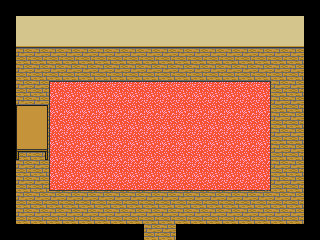

This is a level from a 2D game, rendered from its Tiled map with the project's own tilesets. A one-line summary and the complete map file follow:
An orthogonal 20x15 tile map with 16x16 px tiles, 4 tile layers (Gbox, BG, BG Deco, Tabletops), 5 tilesets and 2 objects.

<map version="1.10" tiledversion="1.11.0" orientation="orthogonal" renderorder="right-down" width="20" height="15" tilewidth="16" tileheight="16" infinite="0" nextlayerid="6" nextobjectid="4">
 <tileset firstgid="1" source="../../Placeholder/tileset/Debug.tsx" />
 <tileset firstgid="11" source="../../Tilesets/Indoor/Office.tsx" />
 <tileset firstgid="111" source="../../Tilesets/Indoor/Furniture.tsx" />
 <tileset firstgid="191" source="../../Tilesets/Indoor/PoolSide.tsx" />
 <tileset firstgid="226" source="../../Tilesets/Indoor/FancyInterior.tsx" />
 <layer id="1" name="Gbox" width="20" height="15">
  <properties>
   <property name="unity:SortingLayer" value="Background" />
  </properties>
  <data encoding="csv">
0,0,0,0,0,0,0,0,0,0,0,0,0,0,0,0,0,0,0,0,
0,5,5,5,5,5,5,5,5,5,5,5,5,5,5,5,5,5,5,0,
0,5,5,5,5,5,5,5,5,5,5,5,5,5,5,5,5,5,5,0,
0,3,3,3,3,3,3,3,3,3,3,3,3,3,3,3,3,3,3,0,
0,3,3,3,3,3,3,3,3,3,3,3,3,3,3,3,3,3,3,0,
0,3,3,3,3,3,3,3,3,3,3,3,3,3,3,3,3,3,3,0,
0,3,3,3,3,3,3,3,3,3,3,3,3,3,3,3,3,3,3,0,
0,3,3,3,3,3,3,3,3,3,3,3,3,3,3,3,3,3,3,0,
0,3,3,3,3,3,3,3,3,3,3,3,3,3,3,3,3,3,3,0,
0,3,3,3,3,3,3,3,3,3,3,3,3,3,3,3,3,3,3,0,
0,3,3,3,3,3,3,3,3,3,3,3,3,3,3,3,3,3,3,0,
0,3,3,3,3,3,3,3,3,3,3,3,3,3,3,3,3,3,3,0,
0,3,3,3,3,3,3,3,3,3,3,3,3,3,3,3,3,3,3,0,
0,3,3,3,3,3,3,3,3,3,3,3,3,3,3,3,3,3,3,0,
0,0,0,0,0,0,0,0,0,3,3,0,0,0,0,0,0,0,0,0
</data>
 </layer>
 <layer id="3" name="BG" width="20" height="15">
  <properties>
   <property name="unity:SortingLayer" value="Background" />
  </properties>
  <data encoding="csv">
0,0,0,0,0,0,0,0,0,0,0,0,0,0,0,0,0,0,0,0,
0,94,94,94,94,94,94,94,94,94,94,94,94,94,94,94,94,94,94,0,
0,104,104,104,104,104,104,104,104,104,104,104,104,104,104,104,104,104,104,0,
0,33,33,33,33,33,33,33,33,33,33,33,33,33,33,33,33,33,33,0,
0,33,33,33,33,33,33,33,33,33,33,33,33,33,33,33,33,33,33,0,
0,33,33,33,33,33,33,33,33,33,33,33,33,33,33,33,33,33,33,0,
0,33,33,33,33,33,33,33,33,33,33,33,33,33,33,33,33,33,33,0,
0,33,33,33,33,33,33,33,33,33,33,33,33,33,33,33,33,33,33,0,
0,33,33,33,33,33,33,33,33,33,33,33,33,33,33,33,33,33,33,0,
0,33,33,33,33,33,33,33,33,33,33,33,33,33,33,33,33,33,33,0,
0,33,33,33,33,33,33,33,33,33,33,33,33,33,33,33,33,33,33,0,
0,33,33,33,33,33,33,33,33,33,33,33,33,33,33,33,33,33,33,0,
0,33,33,33,33,33,33,33,33,33,33,33,33,33,33,33,33,33,33,0,
0,33,33,33,33,33,33,33,33,33,33,33,33,33,33,33,33,33,33,0,
0,0,0,0,0,0,0,0,0,33,33,0,0,0,0,0,0,0,0,0
</data>
 </layer>
 <layer id="4" name="BG Deco" width="20" height="15">
  <properties>
   <property name="unity:SortingLayer" value="Background" />
  </properties>
  <data encoding="csv">
0,0,0,0,0,0,0,0,0,0,0,0,0,0,0,0,0,0,0,0,
0,0,0,0,0,0,0,0,0,0,0,0,0,0,0,0,0,0,0,0,
0,0,0,0,0,0,0,0,0,0,0,0,0,0,0,0,0,0,0,0,
0,0,0,0,0,0,0,0,0,0,0,0,0,0,0,0,0,0,0,0,
0,0,0,0,0,0,0,0,0,0,0,0,0,0,0,0,0,0,0,0,
0,0,0,37,38,38,38,38,38,38,38,38,38,38,38,38,39,0,0,0,
0,0,0,47,48,48,48,48,48,48,48,48,48,48,48,48,49,0,0,0,
0,124,126,47,48,48,48,48,48,48,48,48,48,48,48,48,49,0,0,0,
0,124,126,47,48,48,48,48,48,48,48,48,48,48,48,48,49,0,0,0,
0,132,134,47,48,48,48,48,48,48,48,48,48,48,48,48,49,0,0,0,
0,0,0,47,48,48,48,48,48,48,48,48,48,48,48,48,49,0,0,0,
0,0,0,57,58,58,58,58,58,58,58,58,58,58,58,58,59,0,0,0,
0,0,0,0,0,0,0,0,0,0,0,0,0,0,0,0,0,0,0,0,
0,0,0,0,0,0,0,0,0,0,0,0,0,0,0,0,0,0,0,0,
0,0,0,0,0,0,0,0,0,0,0,0,0,0,0,0,0,0,0,0
</data>
 </layer>
 <layer id="5" name="Tabletops" width="20" height="15">
  <properties>
   <property name="unity:SortingLayer" value="Foreground" />
  </properties>
  <data encoding="csv">
0,0,0,0,0,0,0,0,0,0,0,0,0,0,0,0,0,0,0,0,
0,0,0,0,0,0,0,0,0,0,0,0,0,0,0,0,0,0,0,0,
0,0,0,0,0,0,0,0,0,0,0,0,0,0,0,0,0,0,0,0,
0,0,0,0,0,0,0,0,0,0,0,0,0,0,0,0,0,0,0,0,
0,0,0,0,0,0,0,0,0,0,0,0,0,0,0,0,0,0,0,0,
0,0,0,0,0,0,0,0,0,0,0,0,0,0,0,0,0,0,0,0,
0,116,118,0,0,0,0,0,0,0,0,0,0,0,0,0,0,0,0,0,
0,0,0,0,0,0,0,0,0,0,0,0,0,0,0,0,0,0,0,0,
0,0,0,0,0,0,0,0,0,0,0,0,0,0,0,0,0,0,0,0,
0,0,0,0,0,0,0,0,0,0,0,0,0,0,0,0,0,0,0,0,
0,0,0,0,0,0,0,0,0,0,0,0,0,0,0,0,0,0,0,0,
0,0,0,0,0,0,0,0,0,0,0,0,0,0,0,0,0,0,0,0,
0,0,0,0,0,0,0,0,0,0,0,0,0,0,0,0,0,0,0,0,
0,0,0,0,0,0,0,0,0,0,0,0,0,0,0,0,0,0,0,0,
0,0,0,0,0,0,0,0,0,0,0,0,0,0,0,0,0,0,0,0
</data>
 </layer>
 <objectgroup id="2" name="GboxCollisions">
  <object id="1" x="144" y="224">
   <polygon points="0,0 0,16 -144,16 -144,-192 176,-192 176,16 32,16 32,0 160,0 160,-176 -128,-176 -128,0" />
  </object>
  <object id="3" x="16" y="112" width="32" height="44" />
 </objectgroup>
</map>
